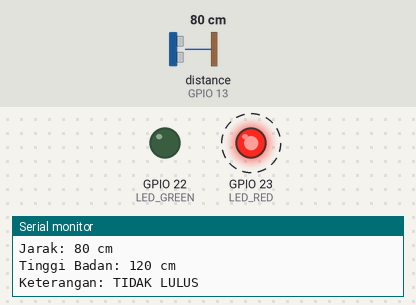
Recording of a sketch running on a simulated ESP8266 (NodeMCU). Parts: output pins drawn as LEDs (lit = HIGH), the last lines printed to the serial monitor. Dashed ring = blinking. The test bench sets the inputs (shaded band); at power-on: distance to the obstacle (sensor on GPIO 13) 80 cm. The echo pulse lasts 58.3 µs per cm; WiFi joins after 1.5 s; servers stay silent unless stated.

Above: at 4.32 s.
4.6 s: distance to the obstacle (sensor on GPIO 13) set to 28 cm
7.6 s: distance to the obstacle (sensor on GPIO 13) set to 22 cm
At 7.96 s:
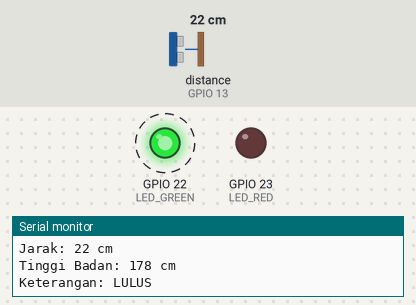
10.6 s: distance to the obstacle (sensor on GPIO 13) set to 35 cm
At 10.83 s:
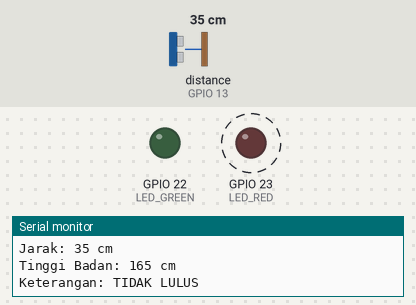
13.6 s: distance to the obstacle (sensor on GPIO 13) set to 2 cm
At 13.86 s:
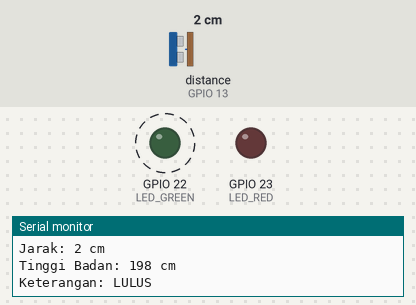
Timing chart, 0 to 17.6 s (numbered marks = the images above; inputs shaded):
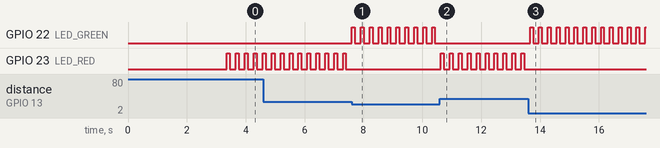

Measured:
- the behaviour switches between 26 and 25 cm on distance to the obstacle (sensor on GPIO 13) (found by bisection; images 0 and 1)
- after the input at 7.6 s, GPIO 22 (LED_GREEN): alternates HIGH for 0.10 s and LOW for 0.20 s, starting at once; GPIO 23 (LED_RED): stops changing and stays LOW
- after the input at 10.6 s, GPIO 22 (LED_GREEN): stops changing and stays LOW; GPIO 23 (LED_RED): alternates HIGH for 0.10 s and LOW for 0.20 s, starting at once
- after the input at 13.6 s, GPIO 22 (LED_GREEN): alternates HIGH for 0.10 s and LOW for 0.20 s, starting after 0.06 s; GPIO 23 (LED_RED): stops changing and stays LOW
- by itself, GPIO 23 (LED_RED): alternates HIGH for 0.10 s and LOW for 0.20 s

The sketch:

tinggi.ino
```cpp
#include <HCSR04.h>

#define TRIGGER_PIN 15
#define ECHO_PIN 13

int LED_RED = 23;
int LED_GREEN = 22;

UltraSonicDistanceSensor distanceSensor(TRIGGER_PIN, ECHO_PIN);

#include <ESP8266WiFi.h>

String ClientRequests;
String myresultat;
WiFiServer server(80);
WiFiClient client;

IPAddress staticIP414_111(192,168,155,117);
IPAddress gateway414_111(192,168,155,1);
IPAddress subnet414_111(255,255,255,0);

String ReadIncomingRequests(){
  while(client.available()) {
    ClientRequests = (client.readStringUntil('\r'));
    if ((ClientRequests.indexOf("HTTP/1.1")>0)&&(ClientRequests.indexOf("/favicon.ico")<0)){
      myresultat = ClientRequests;
    }
  }
  return myresultat;
}

void setup() {
  Serial.begin(115200);
  pinMode(LED_RED, OUTPUT);
  pinMode(LED_GREEN, OUTPUT);

  ClientRequests = "";
  WiFi.disconnect();
  delay(300);
  Serial.println("START");

  WiFi.begin("another","hah apah");

  while ((!(WiFi.status() == WL_CONNECTED))){
    delay(3000);
    Serial.println("..");
  }
  Serial.println("Connected");
  WiFi.config(staticIP414_111, gateway414_111, subnet414_111);
  Serial.println("Your IP is");
  Serial.println((WiFi.localIP()));
  server.begin();
}

void loop() {
  // put your main code here, to run repeatedly:
  delay(50);

  unsigned int jarak = distanceSensor.measureDistanceCm();

  Serial.print("Jarak: ");
  Serial.print(jarak);
  Serial.println(" cm");

  int tinggiSensor = 200;
  int tinggiBadan = tinggiSensor - jarak;

  Serial.print("Tinggi Badan: ");
  Serial.print(tinggiBadan);
  Serial.println(" cm");

  if (tinggiBadan < 175){
    Serial.print("Keterangan: ");
    Serial.print("TIDAK LULUS");
    Serial.println();
    Serial.println();
    digitalWrite(LED_RED, HIGH);
    delay(100);
  }else{
    Serial.print("Keterangan: ");
    Serial.print("LULUS");
    Serial.println();
    Serial.println();
    digitalWrite(LED_GREEN, HIGH);
    delay(100);
  }

  digitalWrite(LED_RED, LOW);
  digitalWrite(LED_GREEN, LOW);
  delay(50);

  client = server.available();
  ClientRequests = (ReadIncomingRequests());
  ClientRequests.remove(0, 5);
  ClientRequests.remove(ClientRequests.length()-9,9);

  client.println("HTTP/1.1 200 OK");
  client.println("Content-Type: text/html");
  client.println("");
  client.println(jarak);
  client.stop();
  delay(100);
  client.flush();
}
```
